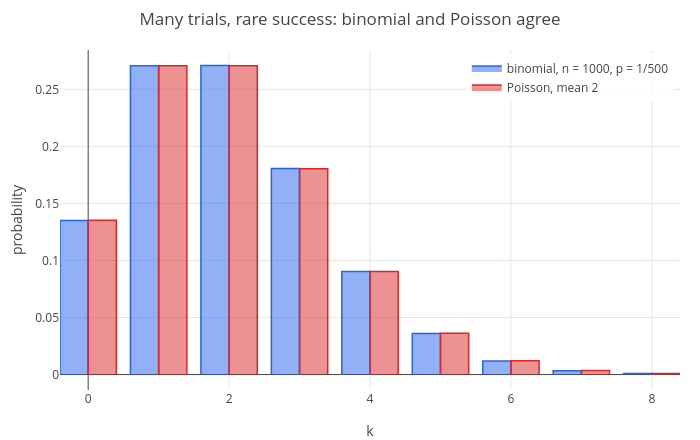

Notebook cell for this chart:
### Markdown cell above
## 5. Poisson as a limit of the binomial

Take $n = 1000$ trials with $p = 1/500$: the binomial has mean $np = 2$. The Poisson with $\lambda = 2$ gives nearly the
same probabilities:

### Code cell
k = [0 1 2 3 4 5 6 7 8];
B = eval(binopdf(k, 1000, 1/500));
Q = eval(poisspdf(k, 2));
round(B, 4)
round(Q, 4)
p = bar(k - 0.2, B, 0.4);
p = show(p, bar(k + 0.2, Q, 0.4));
p = legend(p, "binomial, n = 1000, p = 1/500", "Poisson, mean 2");
labels(title(p, "Many trials, rare success: binomial and Poisson agree"), "k", "probability")

### Figure 1 — Plotly figure (JSON) as saved in the notebook; plotly's stock layout.template omitted (floating-point values rounded to 4 significant figures)
{"data": [{"fill": "toself", "line": {"color": "#2563eb", "width": 1.5}, "mode": "lines", "name": "binomial, n = 1000, p = 1/500", "type": "scatter", "x": [-0.4, -0.4, 0, 0, null, 0.6, 0.6, 1, 1, null, 1.6, 1.6, 2, 2, null, 2.6, 2.6, 3, 3, null, 3.6, 3.6, 4, 4, null, 4.6, 4.6, 5, 5, null, 5.6, 5.6, 6, 6, null, 6.6, 6.6, 7, 7, null, 7.6, 7.6, 8, 8, null], "y": [0, 0.1351, 0.1351, 0, null, 0, 0.2707, 0.2707, 0, null, 0, 0.2709, 0.2709, 0, null, 0, 0.1806, 0.1806, 0, null, 0, 0.09022, 0.09022, 0, null, 0, 0.03602, 0.03602, 0, null, 0, 0.01197, 0.01197, 0, null, 0, 0.003406, 0.003406, 0, null, 0, 0.0008473, 0.0008473, 0, null]}, {"fill": "toself", "line": {"color": "#dc2626", "width": 1.5}, "mode": "lines", "name": "Poisson, mean 2", "type": "scatter", "x": [0, 0, 0.4, 0.4, null, 1, 1, 1.4, 1.4, null, 2, 2, 2.4, 2.4, null, 3, 3, 3.4, 3.4, null, 4, 4, 4.4, 4.4, null, 5, 5, 5.4, 5.4, null, 6, 6, 6.4, 6.4, null, 7, 7, 7.4, 7.4, null, 8, 8, 8.4, 8.4, null], "y": [0, 0.1353, 0.1353, 0, null, 0, 0.2707, 0.2707, 0, null, 0, 0.2707, 0.2707, 0, null, 0, 0.1804, 0.1804, 0, null, 0, 0.09022, 0.09022, 0, null, 0, 0.03609, 0.03609, 0, null, 0, 0.01203, 0.01203, 0, null, 0, 0.003437, 0.003437, 0, null, 0, 0.0008593, 0.0008593, 0, null]}], "layout": {"height": 440, "legend": {"bgcolor": "rgba(255,255,255,0.8)", "x": 0.99, "xanchor": "right", "y": 0.99, "yanchor": "top"}, "margin": {"b": 50, "l": 60, "r": 20, "t": 50}, "showlegend": true, "title": {"text": "Many trials, rare success: binomial and Poisson agree"}, "width": 700, "xaxis": {"range": [-0.4, 8.4], "title": {"text": "k"}, "zeroline": true}, "yaxis": {"range": [-0.01355, 0.2845], "title": {"text": "probability"}, "zeroline": true}}}
